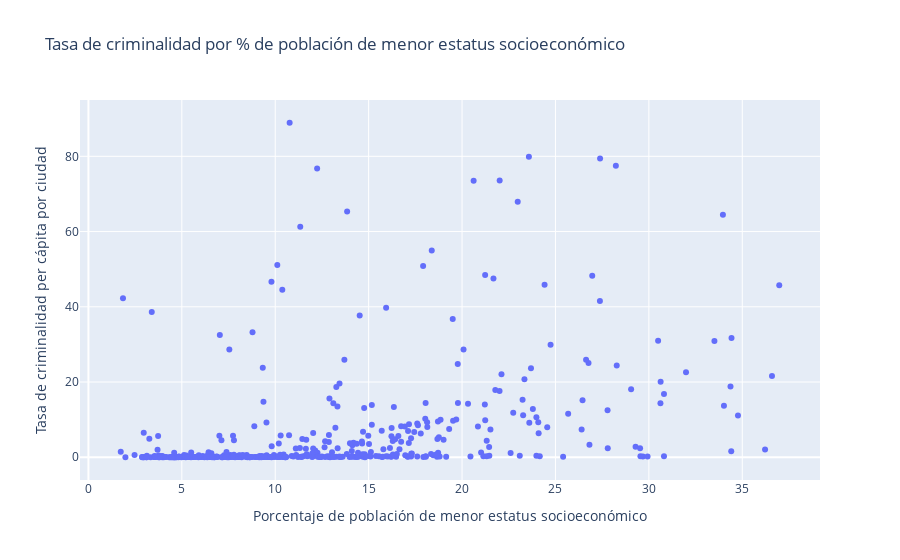

The notebook cell saved with this chart:
### Code cell
fig = px.scatter(x=X_train_imputado_df['LSTAT'], y=X_train_imputado_df['CRIM'], 
                title='Tasa de criminalidad por % de población de menor estatus socioeconómico'
                , labels={'x':'Porcentaje de población de menor estatus socioeconómico',
                            'y':'Tasa de criminalidad per cápita por ciudad'})
fig.show()

### Figure 1 — Plotly figure (JSON) as saved in the notebook; plotly's stock layout.template omitted (floating-point values rounded to 4 significant figures; data arrays with more than 128 entries replaced by an {"elided": "..."} marker saying what was removed)
{"data": [{"hovertemplate": "Porcentaje de población de menor estatus socioeconómico=%{x}<br>Tasa de criminalidad per cápita por ciudad=%{y}<extra></extra>", "legendgroup": "", "marker": {"color": "#636efa", "symbol": "circle"}, "mode": "markers", "name": "", "orientation": "v", "showlegend": false, "type": "scatter", "x": {"elided": "444 float values"}, "xaxis": "x", "y": {"elided": "444 float values"}, "yaxis": "y"}], "layout": {"legend": {"tracegroupgap": 0}, "title": {"text": "Tasa de criminalidad por % de población de menor estatus socioeconómico"}, "xaxis": {"anchor": "y", "domain": [0, 1], "title": {"text": "Porcentaje de población de menor estatus socioeconómico"}}, "yaxis": {"anchor": "x", "domain": [0, 1], "title": {"text": "Tasa de criminalidad per cápita por ciudad"}}}}
